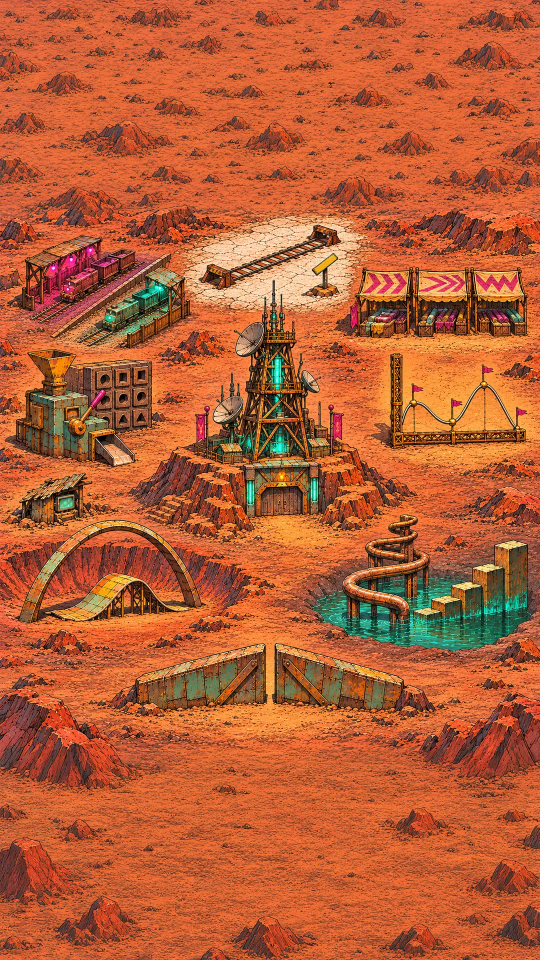
#> input picture game/assets/map/functions/background.webp, 1080 x 1920 px (shown at 1/2 size)
$ python build_signal.py
#> lines starting #> are read from the running program, lines starting #| are printed output that depends on the picture; after the words box and inside, x2 and y2 are one past the last pixel; in counts of white or black regions, pixels touching at a corner belong together
### game/assets/ambient/src/toys/toylib.py
"""Shared helpers for the world-map tap toys (FAL-1724). Pillow + numpy only, CPU.

pack(frames, name, fps): writes ../../<name>-sheet.png + .json (TexturePacker frames, like
the AniCraft sheets), max 8 cells a row, quantised to a 256-colour RGBA palette to keep
the sheets small. Every cell's outer pixel row is faded to alpha 0 (check_edges.py).
"""
import json
from pathlib import Path
import numpy as np
from PIL import Image

ROOT = Path(__file__).resolve().parents[2]          # game/assets/ambient
WORLD = ROOT.parent / "map" / "overworld-wide.webp"


def world():
    return Image.open(WORLD).convert("RGB")


# [12 lines left out: function sample, not called in this run]


def premul(rgba):
    a = rgba[..., 3:4] / 255.0
    return np.concatenate([rgba[..., :3] * a, rgba[..., 3:4]], -1)


# [4 lines left out: function unpremul, not called in this run]


def edge_fade(img, px=1):
    a = np.array(img.getchannel("A")).astype(float)
    h, w = a.shape
    yy, xx = np.mgrid[0:h, 0:w]
    d = np.minimum.reduce([xx + 0.5, w - xx - 0.5, yy + 0.5, h - yy - 0.5])
    t = np.clip((d - 0.5) / max(px, 1), 0, 1)   # outer pixel row -> 0
    a = a * (t * t * (3 - 2 * t))
    img = img.copy(); img.putalpha(Image.fromarray(a.astype(np.uint8)))
    return img


def pack(frames, name, fps, colors=256, feather=2):
    frames = [edge_fade(f, feather) for f in frames]
    w, h = frames[0].size
    cols = min(8, len(frames)); rows = -(-len(frames) // cols)
    sheet = Image.new("RGBA", (cols * w, rows * h), (0, 0, 0, 0))
    meta = {}
    for i, f in enumerate(frames):
        x, y = (i % cols) * w, (i // cols) * h
        sheet.paste(f, (x, y))
        meta[f"{name}-sheet_{i + 1:04d}"] = {"duration": round(1000 / fps), "frame": {"h": h, "w": w, "x": x, "y": y},
            "rotated": False, "sourceSize": {"h": h, "w": w}, "spriteSourceSize": {"h": h, "w": w, "x": 0, "y": 0}, "trimmed": False}
    # Zero RGB under alpha 0 first, so the palette isn't spent on invisible colour.
    arr = np.array(sheet); arr[arr[..., 3] == 0] = 0; sheet = Image.fromarray(arr)
    if colors:
        sheet = sheet.quantize(colors=colors, method=Image.Quantize.LIBIMAGEQUANT, dither=Image.Dither.FLOYDSTEINBERG)
    png = ROOT / f"{name}-sheet.png"
    sheet.save(png, optimize=True)
    (ROOT / f"{name}-sheet.json").write_text(json.dumps({"frames": meta, "meta": {"app": "FAL-1724 toylib (Pillow)",
        "format": "RGBA8888", "frameRate": float(fps), "image": png.name, "scale": "1",
        "size": {"h": sheet.height, "w": sheet.width}, "version": "1"}}, indent=1, sort_keys=True))
    print(f"{name}-sheet.png  {len(frames)} x {w}x{h}  {png.stat().st_size/1024:.1f} KB")
    return frames

### game/assets/ambient/src/toys/build_signal.py
"""Signal Tower zone-map life (FAL-1725), on Matt's B5-2 board (map/functions/background.webp,
1080 x 1920 portrait). Pillow + numpy, CPU only.  python3 build_signal.py

Ambient (registered on the painting: every glow is grown from the board's own lit pixels,
and the cloth pieces are the board's own pixels, warped):
  tower-lights   24 @8  half-res cells, scale 2. Beacon on the tallest needle, a light running
                        up the teal core, the gate's teal lamps breathing, its orange lamp dipping. still 0
  yards-lamps    24 @8  half-res, scale 2. Magenta and teal shed lamps breathing in turn. still 0
  pool-ripples   24 @8  half-res, scale 2. Rings round the pipe's legs and the steps, glints. hidden
  curve-flags     8 @8  the four pennants on the wire curve fluttering, staggered. still 0
  tower-banners   8 @8  the two magenta banners on the mesa poles rippling. still 0
Toys (bottom band, clear of every place's square):
  dust-devil      16 @10 a small twisting dust devil. hidden with reduced motion
  dust-devil-stir 24 @8  stir: blows apart into haze, then winds itself back up
  relay-box       8 @8   a relay box on a pole, its lamp breathing. still 0
  relay-box-spark 8 @10  break, tap 1: jolts, sparks off the aerial
  relay-box-hiss 10 @12  break, tap 2: shakes, smoke from the seam, lamp flickers red
  relay-box-pop  16 @12  break, tap 3 (once): flash, smoke, lid thrown; ends on the husk
  relay-box-husk  8 @8   after: scorched husk, bent aerial, a thin wisp and a spark now and then. still 0
"""
import math
import numpy as np
from PIL import Image, ImageDraw, ImageFilter
from toylib import ROOT, pack, sample

BOARD = Image.open(ROOT.parent / "map" / "functions" / "background.webp").convert("RGB")
#> BOARD is the input picture: PIL image 1080x1920 RGB; mean R, G, B 181.9, 94.3, 54.3
BA = np.array(BOARD).astype(float)
R, G, B = BA[..., 0], BA[..., 1], BA[..., 2]
TEAL = (G > 190) & (B > 170) & (R < 170)
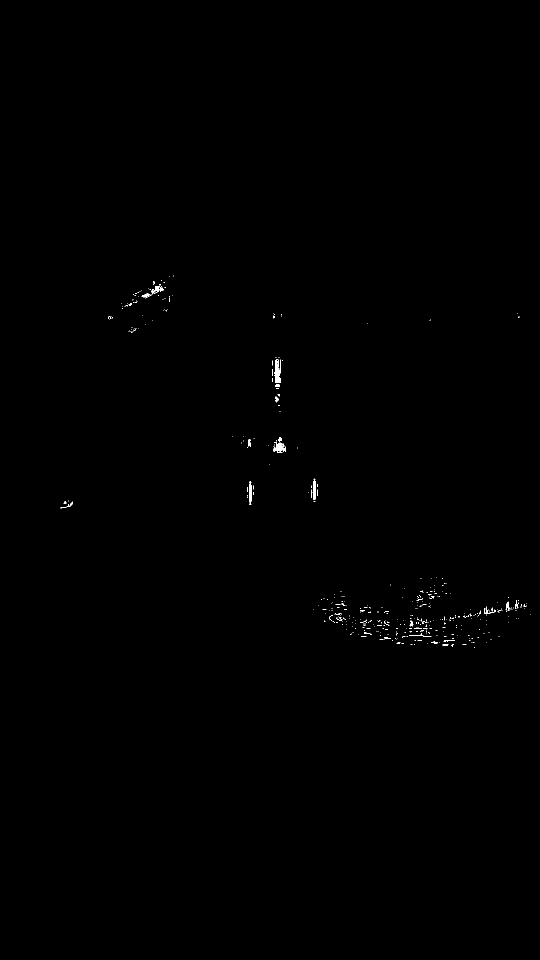
#> TEAL: shape (1920, 1080) bool (shown at 1/2 size); 0.17% white; 448 white regions (421 under 20 px), largest, box (x1, y1, x2, y2) and area: (550, 718, 559, 766) 346, (546, 886, 565, 905) 237, (625, 961, 632, 1000) 214
MAG = (R > 215) & (B > 150) & (G < 110)
#> MAG: shape (1920, 1080) bool; 0.01% white in thin lines or dots, all inside (x1, y1, x2, y2) = (101, 494, 1000, 813)
N = 24


def blur(a, r):
    if r <= 0:
        return a
    im = Image.fromarray(np.clip(a * 255, 0, 255).astype(np.uint8))
    return np.array(im.filter(ImageFilter.GaussianBlur(r))).astype(float) / 255


def rgba(col, alpha):
    """A full-res RGBA float array: one colour (or per-pixel HxWx3) at alpha 0-1."""
    h, w = alpha.shape
    c = np.broadcast_to(np.array(col, float), (h, w, 3)) if np.ndim(col) == 1 else col
    return np.concatenate([c, np.clip(alpha, 0, 1)[..., None] * 255], -1)


def over(dst, src):
    """Alpha-composite float RGBA arrays (straight alpha)."""
    sa = src[..., 3:4] / 255; da = dst[..., 3:4] / 255
    oa = sa + da * (1 - sa)
    rgb = np.where(oa > 1e-4, (src[..., :3] * sa + dst[..., :3] * da * (1 - sa)) / np.maximum(oa, 1e-4), 0)
    return np.concatenate([rgb, oa * 255], -1)


def to_img(a, half=False):
    im = Image.fromarray(np.clip(a, 0, 255).astype(np.uint8), "RGBA")
    return im.resize((im.width // 2, im.height // 2), Image.LANCZOS) if half else im


def radial(shape, cx, cy, r):
    yy, xx = np.mgrid[0:shape[0], 0:shape[1]].astype(float)
    return np.exp(-((xx - cx) ** 2 + (yy - cy) ** 2) / (2 * r * r))


def wave(t):
    return 0.5 - 0.5 * math.cos(2 * math.pi * t)


# ---------------- tower-lights ----------------
TX0, TY0, TX1, TY1 = 460, 540, 660, 1020
tm = TEAL[TY0:TY1, TX0:TX1].astype(float)
#> tm: shape (480, 200) float64; values 0 (black) and 1 (white), 1.6% white; 62 white regions (52 under 20 px), largest, box (x1, y1, x2, y2) and area: (90, 178, 99, 226) 346, (86, 346, 105, 365) 237, (165, 421, 172, 460) 214
yy, xx = np.mgrid[TY0:TY1, TX0:TX1].astype(float)
core = tm * ((xx > 528) & (xx < 590) & (yy > 680) & (yy < 925))
#> core: shape (480, 200) float64; values 0 (black) and 1 (white), 0.93% white; 31 white regions (25 under 20 px), largest, box (x1, y1, x2, y2) and area: (90, 178, 99, 226) 346, (86, 346, 105, 365) 237, (91, 253, 97, 265) 47, (97, 334, 103, 343) 43, (91, 229, 99, 234) 39, (100, 179, 102, 207) 32
gate = tm * (((xx < 525) | (xx > 605)) & (yy > 930) & (yy < 1015))
#> gate: shape (480, 200) float64; values 0 (black) and 1 (white), 0.56% white; 17 white regions (14 under 20 px), largest, box (x1, y1, x2, y2) and area: (165, 421, 172, 460) 214, (38, 427, 44, 467) 208, (162, 439, 164, 456) 22
BEACON = (547 - TX0, 561 - TY0)
ORANGE = (573 - TX0, 957 - TY0)
frames = []
for k in range(N):
    s = k / N
    yc = 935 - s * 290                                    # a band climbs the column, 3 s a pass
    band = np.exp(-((yy - yc) / 24) ** 2)
    a = np.zeros(tm.shape + (4,))
    c_al = blur(core, 0.8) * (0.12 + 0.8 * band)
    a = over(a, rgba((90, 255, 215), blur(core * band, 9) * 0.55))
    a = over(a, rgba((215, 255, 245), c_al))
    g = 0.15 + 0.45 * wave(s)
    a = over(a, rgba((90, 255, 215), blur(gate, 7) * g * 0.8))
    a = over(a, rgba((210, 255, 240), blur(gate, 0.8) * g))
    o = 0.12 if k in (19, 20) else 0.55                  # the orange lamp dips once a loop
    a = over(a, rgba((255, 160, 60), radial(tm.shape, *ORANGE, 7) * o))
    p = 0.35 + 0.65 * wave(s + 0.5)                       # the beacon, a slow glow
    a = over(a, rgba((255, 90, 60), radial(tm.shape, *BEACON, 9) * p * 0.6))
    a = over(a, rgba((255, 225, 200), radial(tm.shape, *BEACON, 2.2) * (0.4 + 0.6 * p)))
    frames.append(to_img(a, half=True))
#> this loop made 24 passes
#> pass 1, in rgba, `c = np.broadcast_to(np.array(col, float), (h, w, 3)) if np.ndim(col) =..`:
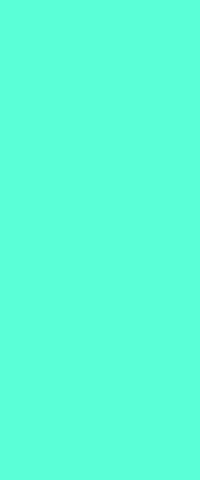
#> c: shape (480, 200, 3) float64; mean of channels 0, 1, 2 90, 255, 215; drawn as R, G, B
#> after the loop:
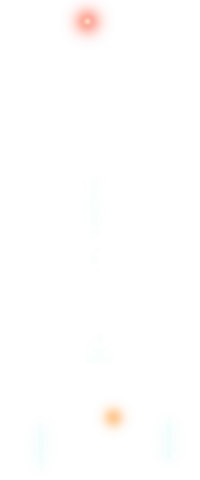
#> a: shape (480, 200, 4) float64; mean of channels 0, 1, 2, 3 28.1, 28.9, 22.6, 2; transparent parts drawn white
#> after the loop, frames = 24 items
pack(frames, "tower-lights", 8)
#> in edge_fade, `a = np.array(img.getchannel("A")).astype(float)`:
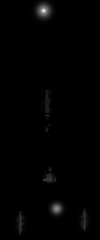
#> a: shape (240, 100) float64; min 0, max 249, mean 2
#> in edge_fade, `h, w = a.shape`: h = 240; w = 100
#> in edge_fade, `yy, xx = np.mgrid[0:h, 0:w]`:
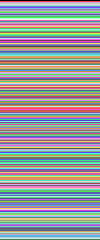
#> yy: shape (240, 100) int64; 240 distinct labels, from 0 to 239; one colour per label, 0 black
#> in edge_fade, `d = np.minimum.reduce([xx + 0.5, w - xx - 0.5, yy + 0.5, h - yy - 0.5])`:
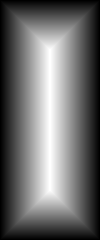
#> d: shape (240, 100) float64; min 0.5, max 49.5, mean 21.5; drawn with min black and max white
#> in edge_fade, `t = np.clip((d - 0.5) / max(px, 1), 0, 1)`:
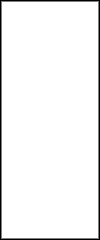
#> t: shape (240, 100) float64; min 0, max 1, mean 0.958
#> in pack, `frames = [edge_fade(f, feather) for f in frames]`: frames = 24 items
#> in pack, `cols = min(8, len(frames))`: cols = 8
#> in pack, `rows = -(-len(frames) // cols)`: rows = 3
#> the loop in pack, `for i, f in enumerate(frames):` made 24 passes
#> (x, y) on passes 1 to 12: (0, 0), (100, 0), (200, 0), (300, 0), (400, 0), (500, 0), (600, 0), (700, 0), (0, 240), (100, 240), (200, 240), (300, 240)
#> after the loop in pack, `for i, f in enumerate(frames):`: meta = 24 items
#> (the run stopped early here; a loop or call above may not have finished)
